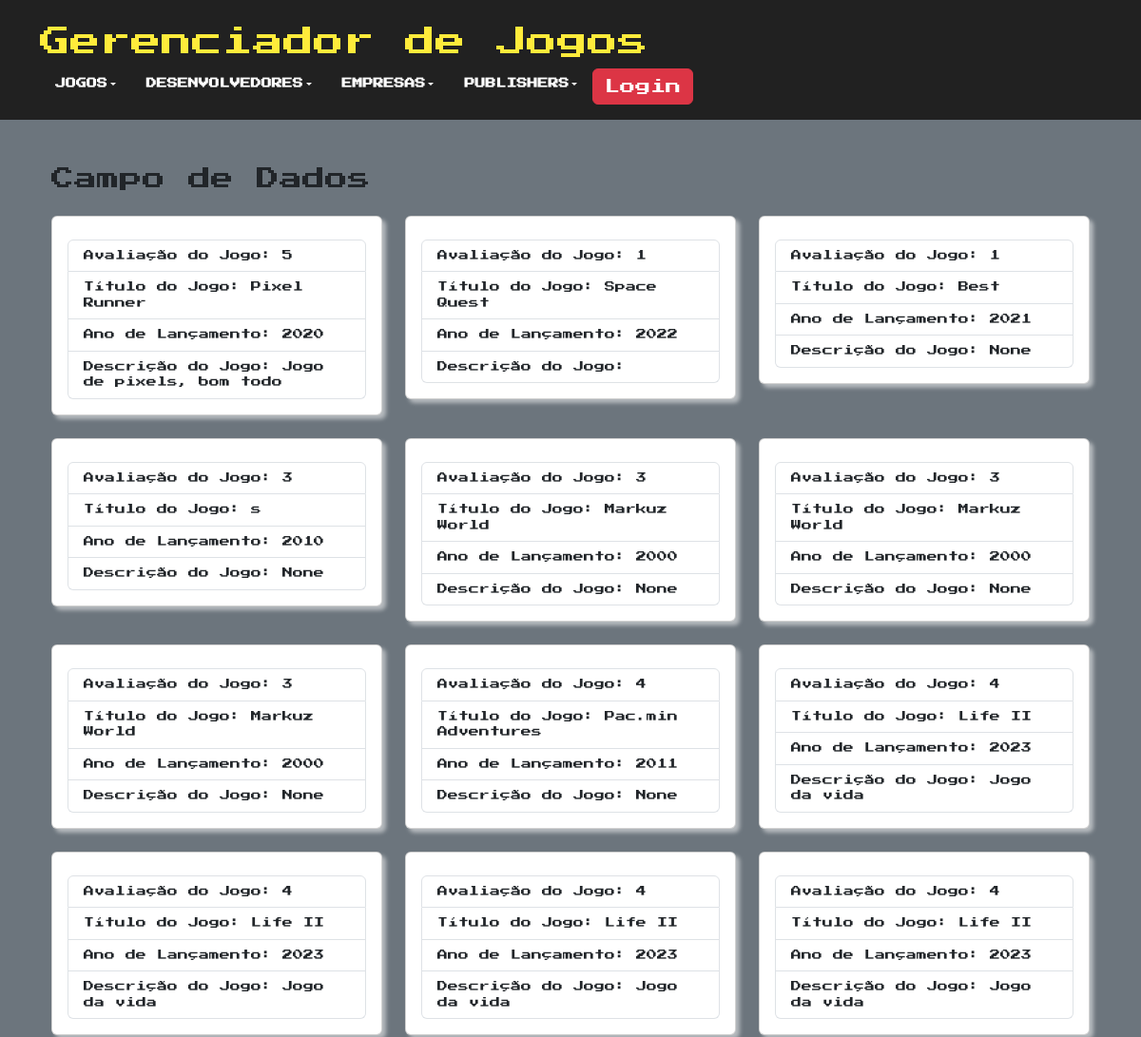
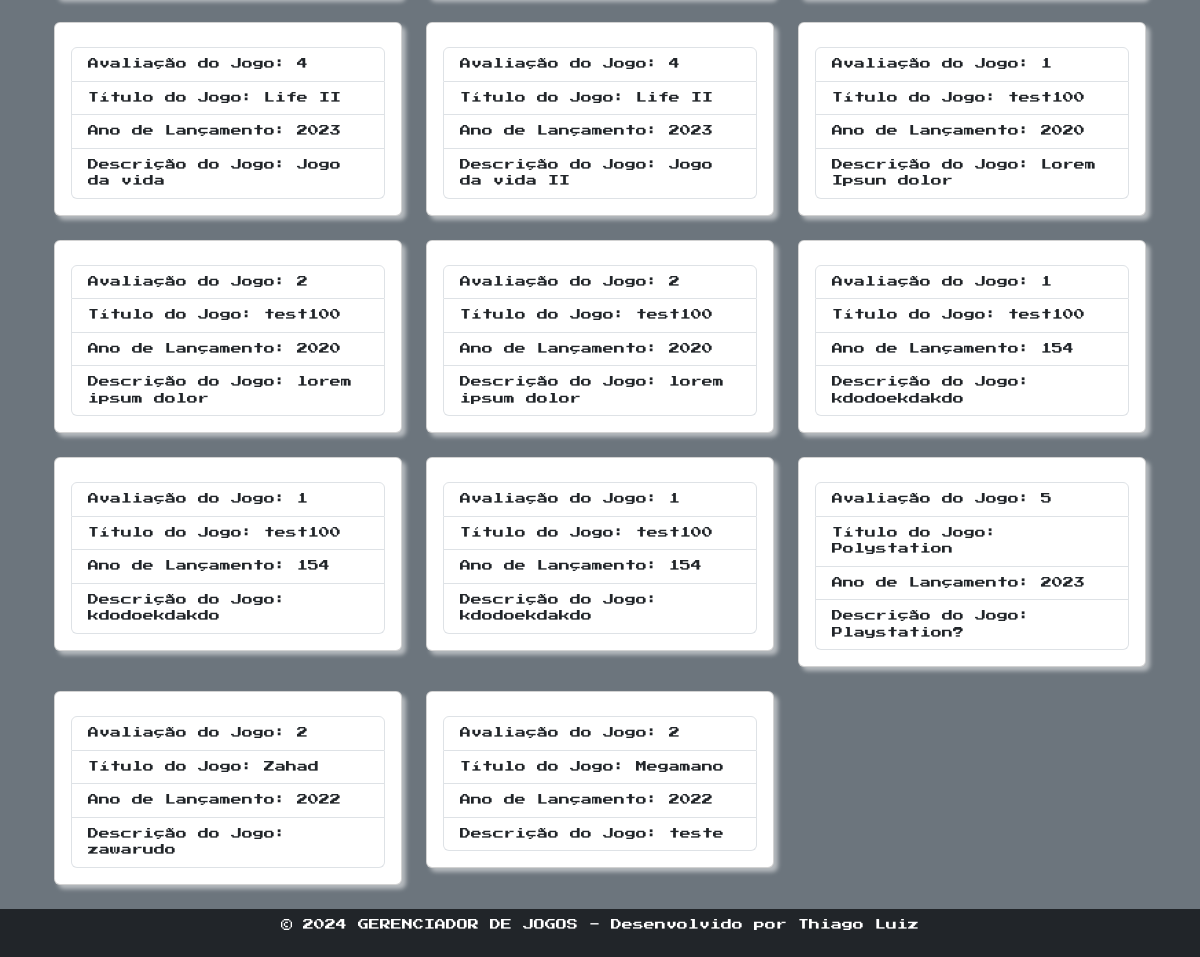
The app's page /listar/ with its own data (2 pictures, top to bottom).
### games/models.py (models this page shows, shortened)
class Publisher (models.Model):
    enterprise_pub = models.ForeignKey(Enterprise, on_delete=models.CASCADE)
    publisher_name = models.CharField(max_length=30)
    publisher_year = models.PositiveIntegerField()

class Game (models.Model):
    class Star_Values(models.IntegerChoices):
       MUITO_RUIM = 1, 'MUITO RUIM'
       RUIM = 2, 'RUIM'
       BOM = 3, 'BOM'
       MUITO_BOM = 4, 'MUITO BOM'
       EXCELENTE = 5, 'EXCELENTE'
    game_star = models.IntegerField(choices=Star_Values.choices)
    title_game = models.CharField(max_length=30)
    year_game = models.PositiveIntegerField()
    description_game = models.TextField(null=True, blank=True)
    devs_game =  models.ManyToManyField(Dev)
    publisher_game = models.ForeignKey(Publisher, on_delete=models.CASCADE)
    enterprise_game = models.ForeignKey(Enterprise, on_delete=models.CASCADE)

### games/views.py (the view)
# urls.py: path('listar/', DataList.as_view(), name='listar'),
class DataList(TemplateView):
    template_name = 'listar_dados.html'
    def get_context_data(self, **kwargs):
        context = super().get_context_data(**kwargs)
        model_choice = self.request.GET.get('model', 'game')
        if model_choice == 'game':
            model = Game
            form_class = GameForm
        elif model_choice == 'enterprise':
            model = Enterprise
            form_class = EnterpriseForm
        elif model_choice == 'dev':
            model = Dev
            form_class = DevForm
        elif model_choice == 'publisher':
            model = Publisher
            form_class = PublisherForm
        else:
            model = Game
            form_class = GameForm
        items = model.objects.all()
        field_names = [field for field in form_class._meta.fields]
        field_label = {field: form_class._meta.labels.get(field) for field in field_names}
        items_with_fields = []
        for item in items:
            item_data = {}
            for field in model._meta.get_fields():
                if field.concrete:
                    field_name = field.name
                    field_value = getattr(item, field_name)
                    if field_name in field_label:
                        item_data[field_label[field_name]] = field_value
                    else:
                        item_data[field_name] = field_value
            items_with_fields.append(item_data)
        context['items_with_fields'] = items_with_fields
        context['model_choice'] = model_choice
        return context

### games/templates/listar_dados.html (shortened to what this page needs)
{% extends 'base.html' %}
{% block content %}
<body>
  <div class="container mt-5">
    <h1 class="press-start-font fs-4">Campo de Dados</h1>
    <div class="row">
      {% for item_data in items_with_fields %}
        <div class="col-md-4 mb-4">
          <div class="card custom-shadow">
            <div class="card-body">
              <ul class="list-group">
                {% for field, value in item_data.items %}
                  {% if forloop.counter <= 5 %}
                    {% if field != "id" %}
                      <li class="list-group-item">
                        <strong>{{ field }}:</strong> {{ value }}
                      </li>
                    {% endif %}
                  {% endif %}
                {% endfor %}
              </ul>
            </div>
          </div>
        </div>
      {% endfor %}
    </div>
  </div>
</body>
{% endblock %}

### games/templates/base.html (style rules this page uses)
.press-start-font { font-family: "Press Start 2P", serif; font-size: 11px; font-style: normal; font-weight: 300; }
.custom-shadow { box-shadow: 4px 4px 4px rgba(255, 255, 255, 0.5); }

### records on screen
Publisher: item_data "Avaliação do Jogo" "Título do Jogo" "Ano de Lançamento" "Descrição do Jogo" "Avaliação do Jogo" "Título do Jogo" "Ano de Lançamento" "Descrição do Jogo" "Avaliação do Jogo" "Título do Jogo" "Ano de Lançamento" "Descrição do Jogo" "Avaliação do Jogo" "Título do Jogo" "Ano de Lançamento" "Descrição do Jogo", item_data "5" "2020" "1" "2020" "5" "2023" "2" "2022"
Game: item_data "Pixel Runner" "Jogo de pixels, bom todo"
Publisher: item_data "Avaliação do Jogo" "Título do Jogo" "Ano de Lançamento" "Descrição do Jogo" "Avaliação do Jogo" "Título do Jogo" "Ano de Lançamento" "Descrição do Jogo" "Avaliação do Jogo" "Título do Jogo" "Ano de Lançamento" "Descrição do Jogo" "Avaliação do Jogo" "Título do Jogo" "Ano de Lançamento" "Descrição do Jogo" "Avaliação do Jogo" "Título do Jogo" "Ano de Lançamento" "Descrição do Jogo" "Avaliação do Jogo" "Título do Jogo" "Ano de Lançamento" "Descrição do Jogo" "Avaliação do Jogo" "Título do Jogo" "Ano de Lançamento" "Descrição do Jogo" "Avaliação do Jogo" "Título do Jogo" "Ano de Lançamento" "Descrição do Jogo" "Avaliação do Jogo" "Título do Jogo" "Ano de Lançamento" "Descrição do Jogo" "Avaliação do Jogo" "Título do Jogo" "Ano de Lançamento" "Descrição do Jogo" "Avaliação do Jogo" "Título do Jogo" "Ano de Lançamento" "Descrição do Jogo" "Avaliação do Jogo" "Título do Jogo" "Ano de Lançamento" "Descrição do Jogo" "Avaliação do Jogo" "Título do Jogo" "Ano de Lançamento" "Descrição do Jogo" "Avaliação do Jogo" "Título do Jogo" "Ano de Lançamento" "Descrição do Jogo" "Avaliação do Jogo" "Título do Jogo" "Ano de Lançamento" "Descrição do Jogo" "Avaliação do Jogo" "Título do Jogo" "Ano de Lançamento" "Descrição do Jogo" "Avaliação do Jogo" "Título do Jogo" "Ano de Lançamento" "Descrição do Jogo" "Avaliação do Jogo" "Título do Jogo" "Ano de Lançamento" "Descrição do Jogo" "Avaliação do Jogo" "Título do Jogo" "Ano de Lançamento" "Descrição do Jogo", item_data "1" "2022" "1" "2021" "None" "3" "s" "2010" "None" "3" "2000" "None" "3" "2000" "None" "3" "2000" "None" "4" "2011" "None" "4" "2023" "4" "2023" "4" "2023" "4" "2023" "4" "2023" "4" "2023" "2" "2020" "2" "2020" "1" "154" "1" "154" "1" "154" "2" "2022"
Game: item_data "Space Quest"
Game: item_data "Best"
Game: item_data "Markuz World"
Game: item_data "Markuz World"
Game: item_data "Markuz World"
Game: item_data "Pac.min Adventures"
Game: item_data "Life II" "Jogo da vida"
Game: item_data "Life II" "Jogo da vida"
Game: item_data "Life II" "Jogo da vida"
Game: item_data "Life II" "Jogo da vida"
Game: item_data "Life II" "Jogo da vida"
Game: item_data "Life II" "Jogo da vida II"
Game: item_data "test100" "Lorem Ipsun dolor"
Game: item_data "test100" "lorem ipsum dolor"
Game: item_data "test100" "lorem ipsum dolor"
Game: item_data "test100" "kdodoekdakdo"
Game: item_data "test100" "kdodoekdakdo"
Game: item_data "test100" "kdodoekdakdo"
Game: item_data "Polystation" "Playstation?"
Game: item_data "Zahad" "zawarudo"
Game: item_data "Megamano" "teste"
